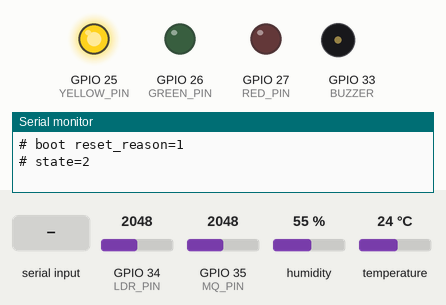
The program below on a simulated ESP32. On the bench: output pins drawn as LEDs (lit = HIGH), buzzer (waves = sounding, pin HIGH), the last lines printed to the serial monitor. The test bench sets the inputs (shaded band); at power-on: GPIO 34 (LDR_PIN) = 2048, GPIO 35 (MQ_PIN) = 2048, humidity 55 %, temperature 24 °C (analog values on the 0–4095 scale).

Above: at 1.2 s.
1.3 s: "0" received over Serial
At 2.5 s:
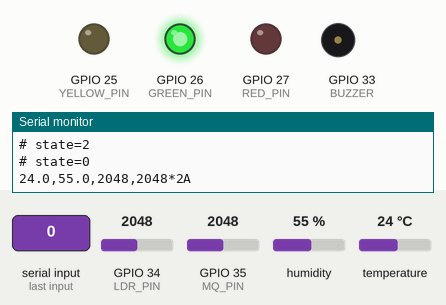
2.8 s: "1" received over Serial
At 3.7 s:
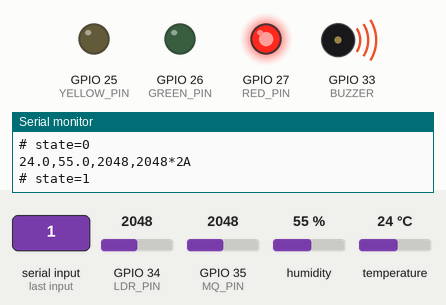
Timing chart, 0 to 14.3 s (numbered marks = the images above; inputs shaded):
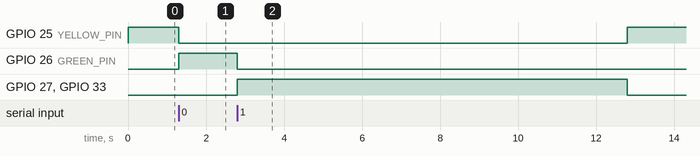

Measured:
- after the input at 1.3 s, GPIO 25 (YELLOW_PIN): HIGH → LOW at once; GPIO 26 (GREEN_PIN): LOW → HIGH at once
- after the input at 2.8 s, GPIO 25 (YELLOW_PIN): LOW → HIGH after 10.0 s instead of 8.5 s; GPIO 26 (GREEN_PIN): HIGH → LOW after 0.00 s instead of 8.5 s; GPIO 27 (RED_PIN), GPIO 33 (BUZZER): LOW → HIGH at once, → LOW 10.0 s later

The program:

main.cpp
```cpp
#include <Arduino.h>
#include <DHT.h>
#include <esp_system.h>

#define DHTPIN      4
#define DHTTYPE     DHT11   // the sensor on this build is a DHT11 (not DHT22)
#define LDR_PIN     34
#define MQ_PIN      35   // MQ analog out via voltage divider (ADC1, input-only)
#define RED_PIN     27
#define YELLOW_PIN  25
#define GREEN_PIN   26
#define BUZZER      33

DHT dht(DHTPIN, DHTTYPE);
const unsigned long INTERVAL_MS = 2000;
const unsigned long FAILSAFE_MS = 10000;  // no command for 10 s -> yellow
unsigned long lastRead = 0;
unsigned long lastCmd = 0;

// '0' = normal (green), '1' = anomaly (red + buzzer), '2' = calibrating / idle (yellow)
char currentState = 0;

void setState(char s) {
  if (s != currentState) {                    // '#' lines are ignored by the app
    Serial.printf("# state=%c\n", s);
    currentState = s;
  }
  digitalWrite(GREEN_PIN,  s == '0');
  digitalWrite(RED_PIN,    s == '1');
  digitalWrite(BUZZER,     s == '1');
  digitalWrite(YELLOW_PIN, s == '2');
}

void setup() {
  Serial.begin(115200);
  Serial.printf("# boot reset_reason=%d\n", (int)esp_reset_reason());  // 1=power-on 3=sw 6=brownout...
  pinMode(GREEN_PIN, OUTPUT);
  pinMode(YELLOW_PIN, OUTPUT);
  pinMode(RED_PIN, OUTPUT);
  pinMode(BUZZER, OUTPUT);
  analogReadResolution(12);  // 0..4095
  // MQ analog out is small in clean air and halved by the divider: use a lower input
  // range (about 0..1.25 V at the pin) so low voltages are not lost in the ADC dead zone.
  // Strong gas readings simply saturate at 4095, which is still a clear anomaly.
  analogSetPinAttenuation(MQ_PIN, ADC_2_5db);
  dht.begin();
  setState('2');
  lastCmd = millis();
}

void loop() {
  // Commands from the PC. The app re-sends its state every ~2 s (heartbeat).
  while (Serial.available()) {
    char c = Serial.read();
    if (c == '0' || c == '1' || c == '2') {
      setState(c);
      lastCmd = millis();
    }
  }

  // Failsafe: app silent -> yellow, so a stale alarm never sticks.
  if (millis() - lastCmd > FAILSAFE_MS) {
    setState('2');
    lastCmd = millis();
  }

  if (millis() - lastRead >= INTERVAL_MS) {
    lastRead = millis();
    float t = dht.readTemperature();
    float h = dht.readHumidity();
    int light = analogRead(LDR_PIN);
    int gas = analogRead(MQ_PIN);

    if (isnan(t) || isnan(h)) {
      // '#' lines are ignored by the app; handy for wiring diagnosis
      Serial.printf("# DHT read failed | light=%d gas=%d\n", light, gas);
      return;
    }
    // Line format: "temp,hum,light,gas*XX" where XX is the XOR of the payload bytes (hex).
    // The app discards lines that fail the check (dropped/garbled characters).
    char buf[48];
    snprintf(buf, sizeof(buf), "%.1f,%.1f,%d,%d", t, h, light, gas);
    uint8_t x = 0;
    for (const char *p = buf; *p; ++p) x ^= (uint8_t)*p;
    Serial.printf("%s*%02X\n", buf, x);
  }
}
```
